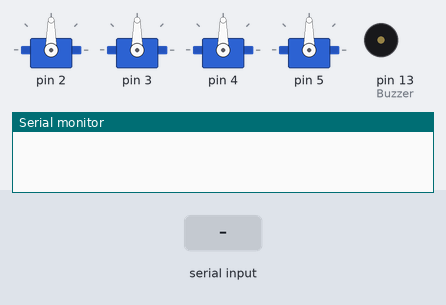
A sketch run on a simulated Arduino Uno, built with avr-gcc and run on an emulated ATmega328P. On the bench: 4 × servo, buzzer (waves = sounding, pin HIGH), the last lines printed to the serial monitor. The test bench sets the inputs (shaded band).

Above: at 1.7 s.
1.8 s: "F" received over Serial
At 1.95 s:
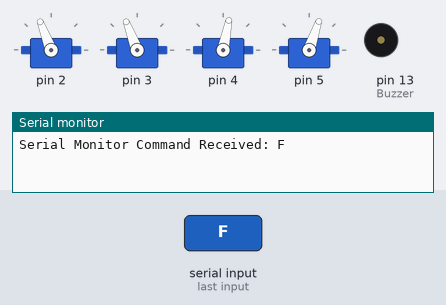
At 2.57 s:
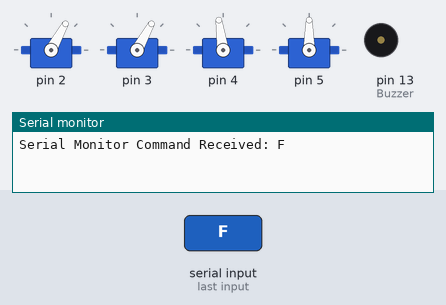
4.8 s: "F" received over the second serial link
At 7.21 s:
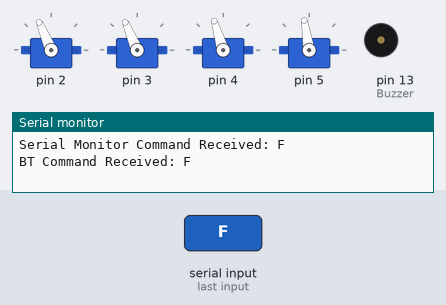
10.8 s: "L" received over Serial
At 11.86 s:
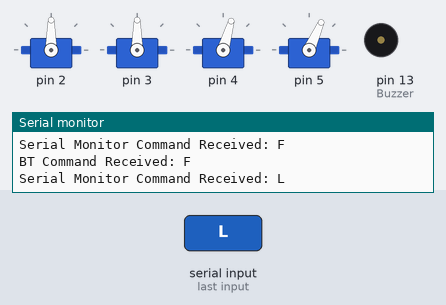
16.8 s: "L" received over the second serial link
19.8 s: "R" received over Serial
25.8 s: "R" received over the second serial link
Timing chart, 0 to 29.8 s (numbered marks = the images above; inputs shaded):
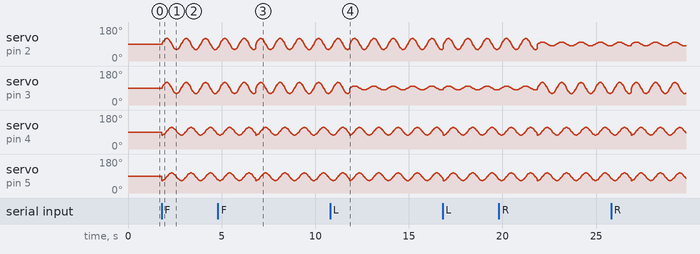

The sketch:

otto_biped.ino
```cpp
#include <SoftwareSerial.h>
#include <Otto.h>

Otto Otto;
SoftwareSerial BTserial(10, 11); // RX, TX pins for Bluetooth module

#define LeftLeg 2
#define RightLeg 3
#define LeftFoot 4
#define RightFoot 5
#define Buzzer 13

char serial_data = ' ';

void setup() {
    Otto.init(LeftLeg, RightLeg, LeftFoot, RightFoot, true, Buzzer); // Set servo and buzzer pins
    Otto.home();  // Reset to starting position
    pinMode(Buzzer, OUTPUT);

    Serial.begin(9600);  // Monitor baud rate
    BTserial.begin(9600); // Bluetooth baud rate
}

void loop() {
    if (BTserial.available()) {
        serial_data = BTserial.read();
        Serial.print("BT Command Received: ");
        Serial.println(serial_data); // Display received data on Serial Monitor
        processCommand(serial_data);
    }

    if (Serial.available()) {
        char c = Serial.read();
        Serial.print("Serial Monitor Command Received: ");
        Serial.println(c); // Display received data on Serial Monitor
        processCommand(c);
    }
}

void processCommand(char command) {
    switch (command) {
        case 'F': Otto.walk(5, 1000, 1); break;   // Walk forward
        case 'B': Otto.walk(5, 1000, -1); break;  // Walk backward
        case 'L': Otto.turn(5, 1000, 1); break;   // Turn left
        case 'R': Otto.turn(5, 1000, -1); break;  // Turn right
        case 'J': Otto.jump(1, 1000); break;      // Jump
        case 'M': Otto.updown(3, 1000, 20); break; // Move up/down
        case 'S': Otto.swing(3, 1000, 20); break; // Swing
        default:
            Serial.println("Invalid Command!"); // Handle unknown commands
    }
}
```
